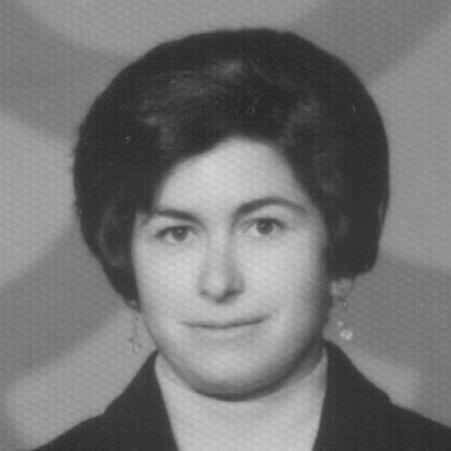
#> input picture archive_2/FGNET/images/005A30.JPG, 451 x 451 px; its folder holds only this picture in this run
$ python -i main.py   (imports and definitions only)
#> lines starting #> are read from the running program, lines starting #| are printed output that depends on the picture
import cv2
import numpy as np
import pandas as pd
from skimage.feature import local_binary_pattern
from sklearn.svm import SVR
from sklearn.model_selection import train_test_split, GridSearchCV
from sklearn.preprocessing import StandardScaler
from sklearn.metrics import mean_absolute_error
import glob
import os


def load_and_preprocess_images(directory_path):
    images = []
    ages = []
    for image_path in glob.glob(os.path.join(directory_path, '*.jpg')):  # Adjust pattern if necessary
        age = int(os.path.basename(image_path).split('A')[1][0:2])  # Adjust based on naming convention
        image = cv2.imread(image_path)
        gray_image = cv2.cvtColor(image, cv2.COLOR_BGR2GRAY)
        face_cascade = cv2.CascadeClassifier(cv2.data.haarcascades + 'haarcascade_frontalface_default.xml')
        faces = face_cascade.detectMultiScale(gray_image, 1.3, 5)
        for (x, y, w, h) in faces:
            face_img = gray_image[y:y + h, x:x + w]
            face_img = cv2.resize(face_img, (128, 128))
            images.append(face_img)
            ages.append(age)
    return np.array(images), np.array(ages)


def preprocess_images_for_test(directory_path):
    images = []
    image = cv2.imread(directory_path)
    gray_image = cv2.cvtColor(image, cv2.COLOR_BGR2GRAY)
    face_cascade = cv2.CascadeClassifier(cv2.data.haarcascades + 'haarcascade_frontalface_default.xml')
    faces = face_cascade.detectMultiScale(gray_image, 1.3, 5)
    for (x, y, w, h) in faces:
        face_img = gray_image[y:y + h, x:x + w]
        face_img = cv2.resize(face_img, (128, 128))
        images.append(face_img)

    return np.array(images)


def extract_features(images):
    hog_features = []
    lbp_features = []
    for image in images:
        hog_descriptor = cv2.HOGDescriptor(_winSize=(128, 128), _blockSize=(16, 16), _blockStride=(8, 8),
                                           _cellSize=(8, 8), _nbins=9)
        hog = hog_descriptor.compute(image).flatten()
        hog_features.append(hog)

        lbp = local_binary_pattern(image, P=24, R=3, method="uniform")
        (hist, _) = np.histogram(lbp.ravel(), bins=np.arange(0, 27), range=(0, 26))
        hist = hist.astype("float")
        hist /= (hist.sum() + 1e-7)
        lbp_features.append(hist)

    return np.hstack((hog_features, lbp_features))


def mainFunction(path):
    images, ages = load_and_preprocess_images('archive_2/FGNET/images')
#> in load_and_preprocess_images, image is the input picture: shape (451, 451, 3); min 34, max 215, mean 117.1
#> in load_and_preprocess_images, `faces = face_cascade.detectMultiScale(gray_image, 1.3, 5)`: faces = [[116, 148, 214, 214]]
#> the loop in load_and_preprocess_images, `for (x, y, w, h) in faces:` made 1 pass
#> pass 1, in load_and_preprocess_images, `face_img = gray_image[y:y + h, x:x + w]`:
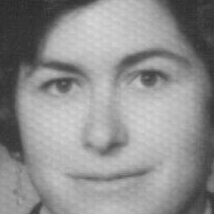
#> face_img: shape (214, 214); min 38, max 215, mean 143.1
#> after the loop in load_and_preprocess_images, `for (x, y, w, h) in faces:`: ages = [30]; images = 1 item
#> ages = [30]
    features = extract_features(images)
#> the loop in extract_features, `for image in images:` made 1 pass
#> pass 1, in extract_features, `lbp = local_binary_pattern(image, P=24, R=3, method="uniform")`:
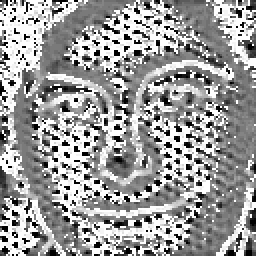
#> lbp: shape (128, 128) float64 (shown 2 times larger); min 0, max 25, mean 15.4; drawn with min black and max white
#> after the loop in extract_features, `for image in images:`: hog_features = 1 item

    testImage = preprocess_images_for_test(path)
#> in preprocess_images_for_test, `faces = face_cascade.detectMultiScale(gray_image, 1.3, 5)`: faces = [[116, 148, 214, 214]]
#> the loop in preprocess_images_for_test, `for (x, y, w, h) in faces:` made 1 pass
#> after the loop in preprocess_images_for_test, `for (x, y, w, h) in faces:`: images = 1 item
    testImageFeatures = extract_features(testImage)
#> the loop in extract_features (call 2), `for image in images:` made 1 pass

#> (the run stopped early here; a loop or call above may not have finished)

$ run again, on archive_2/FGNET/images/007A45.JPG
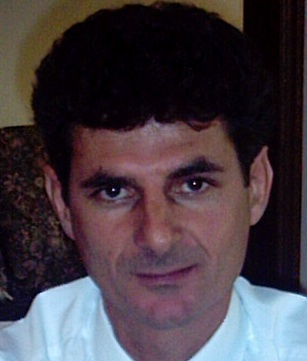
#> input picture archive_2/FGNET/images/007A45.JPG, 307 x 361 px
#> in load_and_preprocess_images, image is the input picture: shape (361, 307, 3); mean B, G, R 67, 59.9, 69.8
#> in load_and_preprocess_images, `faces = face_cascade.detectMultiScale(gray_image, 1.3, 5)`: faces = [[51, 107, 212, 212]]
#> the loop in load_and_preprocess_images, `for (x, y, w, h) in faces:` made 1 pass
#> pass 1, in load_and_preprocess_images, `face_img = gray_image[y:y + h, x:x + w]`:
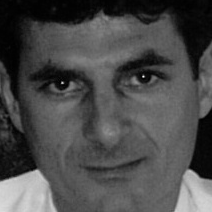
#> face_img: shape (212, 212); min 0, max 250, mean 75.3
#> after the loop in load_and_preprocess_images, `for (x, y, w, h) in faces:`: ages = [45]; images = 1 item
#> in mainFunction, `images, ages = load_and_preprocess_images('archive_2/FGNET/images')`: ages = [45]
#> the loop in extract_features, `for image in images:` made 1 pass
#> pass 1, in extract_features, `lbp = local_binary_pattern(image, P=24, R=3, method="uniform")`:
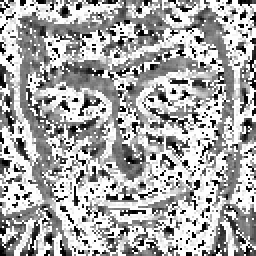
#> lbp: shape (128, 128) float64 (shown 2 times larger); min 0, max 25, mean 16.6; drawn with min black and max white
#> after the loop in extract_features, `for image in images:`: hog_features = 1 item
#> in preprocess_images_for_test, `faces = face_cascade.detectMultiScale(gray_image, 1.3, 5)`: faces = [[51, 107, 212, 212]]
#> the loop in preprocess_images_for_test, `for (x, y, w, h) in faces:` made 1 pass
#> after the loop in preprocess_images_for_test, `for (x, y, w, h) in faces:`: images = 1 item
#> the loop in extract_features (call 2), `for image in images:` made 1 pass

$ run again, on archive_2/FGNET/images/008A08.JPG
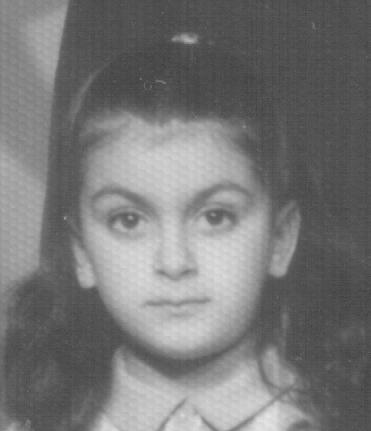
#> input picture archive_2/FGNET/images/008A08.JPG, 371 x 431 px
#> in load_and_preprocess_images, image is the input picture: shape (431, 371, 3); min 62, max 231, mean 119.6
#> in load_and_preprocess_images, `faces = face_cascade.detectMultiScale(gray_image, 1.3, 5)`: faces = [[60, 131, 222, 222]]
#> the loop in load_and_preprocess_images, `for (x, y, w, h) in faces:` made 1 pass
#> pass 1, in load_and_preprocess_images, `face_img = gray_image[y:y + h, x:x + w]`:
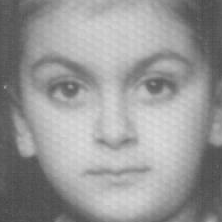
#> face_img: shape (222, 222); min 71, max 221, mean 151.7
#> after the loop in load_and_preprocess_images, `for (x, y, w, h) in faces:`: ages = [8]; images = 1 item
#> in mainFunction, `images, ages = load_and_preprocess_images('archive_2/FGNET/images')`: ages = [8]
#> the loop in extract_features, `for image in images:` made 1 pass
#> pass 1, in extract_features, `lbp = local_binary_pattern(image, P=24, R=3, method="uniform")`:
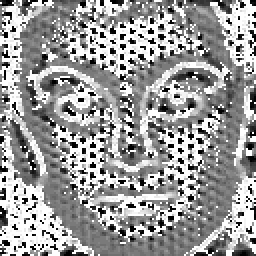
#> lbp: shape (128, 128) float64 (shown 2 times larger); min 0, max 25, mean 15.3; drawn with min black and max white
#> after the loop in extract_features, `for image in images:`: hog_features = 1 item
#> in preprocess_images_for_test, `faces = face_cascade.detectMultiScale(gray_image, 1.3, 5)`: faces = [[60, 131, 222, 222]]
#> the loop in preprocess_images_for_test, `for (x, y, w, h) in faces:` made 1 pass
#> after the loop in preprocess_images_for_test, `for (x, y, w, h) in faces:`: images = 1 item
#> the loop in extract_features (call 2), `for image in images:` made 1 pass

$ run again, on archive_2/FGNET/images/008A17.JPG
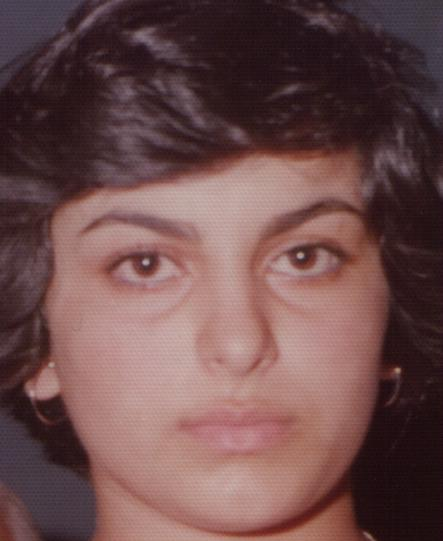
#> input picture archive_2/FGNET/images/008A17.JPG, 443 x 541 px
#> in load_and_preprocess_images, image is the input picture: shape (541, 443, 3); mean B, G, R 76.4, 76.9, 109.3
#> in load_and_preprocess_images, `faces = face_cascade.detectMultiScale(gray_image, 1.3, 5)`: faces = [[53, 137, 354, 354]]
#> the loop in load_and_preprocess_images, `for (x, y, w, h) in faces:` made 1 pass
#> pass 1, in load_and_preprocess_images, `face_img = gray_image[y:y + h, x:x + w]`:
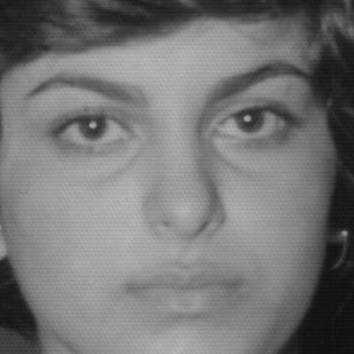
#> face_img: shape (354, 354); min 10, max 187, mean 117.9
#> after the loop in load_and_preprocess_images, `for (x, y, w, h) in faces:`: ages = [17]; images = 1 item
#> in mainFunction, `images, ages = load_and_preprocess_images('archive_2/FGNET/images')`: ages = [17]
#> the loop in extract_features, `for image in images:` made 1 pass
#> pass 1, in extract_features, `lbp = local_binary_pattern(image, P=24, R=3, method="uniform")`:
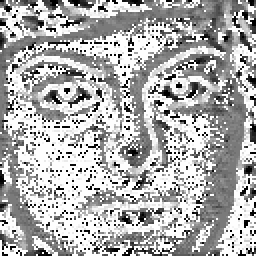
#> lbp: shape (128, 128) float64 (shown 2 times larger); min 0, max 25, mean 17.1; drawn with min black and max white
#> after the loop in extract_features, `for image in images:`: hog_features = 1 item
#> in preprocess_images_for_test, `faces = face_cascade.detectMultiScale(gray_image, 1.3, 5)`: faces = [[53, 137, 354, 354]]
#> the loop in preprocess_images_for_test, `for (x, y, w, h) in faces:` made 1 pass
#> after the loop in preprocess_images_for_test, `for (x, y, w, h) in faces:`: images = 1 item
#> the loop in extract_features (call 2), `for image in images:` made 1 pass
